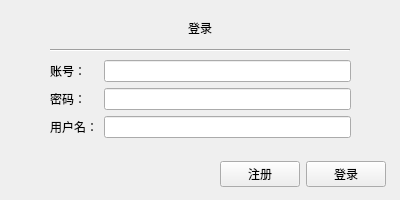
<?xml version="1.0" encoding="UTF-8"?>
<ui version="4.0">
 <class>Widget</class>
 <widget class="QWidget" name="Widget">
  <property name="geometry">
   <rect>
    <x>0</x>
    <y>0</y>
    <width>400</width>
    <height>200</height>
   </rect>
  </property>
  <property name="windowTitle">
   <string>登陆界面</string>
  </property>
  <widget class="QWidget" name="widget" native="true">
   <property name="geometry">
    <rect>
     <x>0</x>
     <y>0</y>
     <width>400</width>
     <height>200</height>
    </rect>
   </property>
   <widget class="QLabel" name="titleLb">
    <property name="geometry">
     <rect>
      <x>150</x>
      <y>10</y>
      <width>100</width>
      <height>35</height>
     </rect>
    </property>
    <property name="styleSheet">
     <string notr="true">font: 20pt &quot;黑体&quot;;</string>
    </property>
    <property name="text">
     <string>登录</string>
    </property>
    <property name="alignment">
     <set>Qt::AlignCenter</set>
    </property>
   </widget>
   <widget class="Line" name="line">
    <property name="geometry">
     <rect>
      <x>50</x>
      <y>45</y>
      <width>300</width>
      <height>10</height>
     </rect>
    </property>
    <property name="orientation">
     <enum>Qt::Horizontal</enum>
    </property>
   </widget>
   <widget class="QWidget" name="gridLayoutWidget">
    <property name="geometry">
     <rect>
      <x>50</x>
      <y>60</y>
      <width>301</width>
      <height>80</height>
     </rect>
    </property>
    <layout class="QGridLayout" name="gridLayout">
     <item row="0" column="1">
      <widget class="QLineEdit" name="accoutEdit"/>
     </item>
     <item row="0" column="0">
      <widget class="QLabel" name="accoutLb">
       <property name="text">
        <string>账号：</string>
       </property>
      </widget>
     </item>
     <item row="1" column="0">
      <widget class="QLabel" name="passwordLb">
       <property name="text">
        <string>密码：</string>
       </property>
      </widget>
     </item>
     <item row="2" column="0">
      <widget class="QLabel" name="nameLb">
       <property name="text">
        <string>用户名：</string>
       </property>
      </widget>
     </item>
     <item row="1" column="1">
      <widget class="QLineEdit" name="passwordEdit"/>
     </item>
     <item row="2" column="1">
      <widget class="QLineEdit" name="nameEdit"/>
     </item>
    </layout>
   </widget>
   <widget class="QWidget" name="gridLayoutWidget_2">
    <property name="geometry">
     <rect>
      <x>220</x>
      <y>159</y>
      <width>166</width>
      <height>31</height>
     </rect>
    </property>
    <layout class="QGridLayout" name="gridLayout_2">
     <item row="0" column="0">
      <widget class="QPushButton" name="signupBtn">
       <property name="text">
        <string>注册</string>
       </property>
      </widget>
     </item>
     <item row="0" column="1">
      <widget class="QPushButton" name="loginBtn">
       <property name="text">
        <string>登录</string>
       </property>
      </widget>
     </item>
    </layout>
   </widget>
  </widget>
 </widget>
 <resources/>
 <connections/>
</ui>
